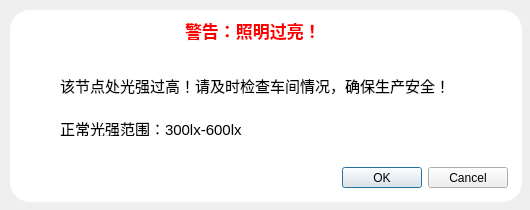
<?xml version="1.0" encoding="UTF-8"?>
<ui version="4.0">
 <class>Dialog_lumtoohigh</class>
 <widget class="QDialog" name="Dialog_lumtoohigh">
  <property name="geometry">
   <rect>
    <x>0</x>
    <y>0</y>
    <width>530</width>
    <height>210</height>
   </rect>
  </property>
  <property name="windowTitle">
   <string>Dialog</string>
  </property>
  <widget class="QDialogButtonBox" name="buttonBox">
   <property name="geometry">
    <rect>
     <x>167</x>
     <y>167</y>
     <width>341</width>
     <height>21</height>
    </rect>
   </property>
   <property name="orientation">
    <enum>Qt::Horizontal</enum>
   </property>
   <property name="standardButtons">
    <set>QDialogButtonBox::Cancel|QDialogButtonBox::Ok</set>
   </property>
  </widget>
  <widget class="QFrame" name="frame_2">
   <property name="geometry">
    <rect>
     <x>10</x>
     <y>10</y>
     <width>512</width>
     <height>192</height>
    </rect>
   </property>
   <property name="styleSheet">
    <string notr="true">QFrame#frame_2{
	background-color: rgba(255, 255, 255, 255);
	border-radius:20px;
}</string>
   </property>
   <property name="frameShape">
    <enum>QFrame::StyledPanel</enum>
   </property>
   <property name="frameShadow">
    <enum>QFrame::Raised</enum>
   </property>
   <widget class="QLabel" name="label">
    <property name="geometry">
     <rect>
      <x>175</x>
      <y>5</y>
      <width>141</width>
      <height>31</height>
     </rect>
    </property>
    <property name="font">
     <font>
      <family>黑体</family>
      <pointsize>13</pointsize>
      <weight>75</weight>
      <bold>true</bold>
     </font>
    </property>
    <property name="styleSheet">
     <string notr="true">color: rgb(255, 0, 0);</string>
    </property>
    <property name="text">
     <string>警告：照明过亮！</string>
    </property>
   </widget>
   <widget class="QLabel" name="label_2">
    <property name="geometry">
     <rect>
      <x>50</x>
      <y>40</y>
      <width>411</width>
      <height>71</height>
     </rect>
    </property>
    <property name="font">
     <font>
      <pointsize>11</pointsize>
     </font>
    </property>
    <property name="styleSheet">
     <string notr="true"/>
    </property>
    <property name="text">
     <string>该节点处光强过高！请及时检查车间情况，确保生产安全！</string>
    </property>
   </widget>
   <widget class="QLabel" name="label_3">
    <property name="geometry">
     <rect>
      <x>50</x>
      <y>110</y>
      <width>201</width>
      <height>16</height>
     </rect>
    </property>
    <property name="font">
     <font>
      <pointsize>11</pointsize>
     </font>
    </property>
    <property name="text">
     <string>正常光强范围：300lx-600lx</string>
    </property>
   </widget>
   <zorder>label</zorder>
   <zorder>label_3</zorder>
   <zorder>label_2</zorder>
  </widget>
  <zorder>frame_2</zorder>
  <zorder>buttonBox</zorder>
 </widget>
 <resources/>
 <connections>
  <connection>
   <sender>buttonBox</sender>
   <signal>accepted()</signal>
   <receiver>Dialog_lumtoohigh</receiver>
   <slot>accept()</slot>
   <hints>
    <hint type="sourcelabel">
     <x>248</x>
     <y>254</y>
    </hint>
    <hint type="destinationlabel">
     <x>157</x>
     <y>274</y>
    </hint>
   </hints>
  </connection>
  <connection>
   <sender>buttonBox</sender>
   <signal>rejected()</signal>
   <receiver>Dialog_lumtoohigh</receiver>
   <slot>reject()</slot>
   <hints>
    <hint type="sourcelabel">
     <x>316</x>
     <y>260</y>
    </hint>
    <hint type="destinationlabel">
     <x>286</x>
     <y>274</y>
    </hint>
   </hints>
  </connection>
 </connections>
</ui>
